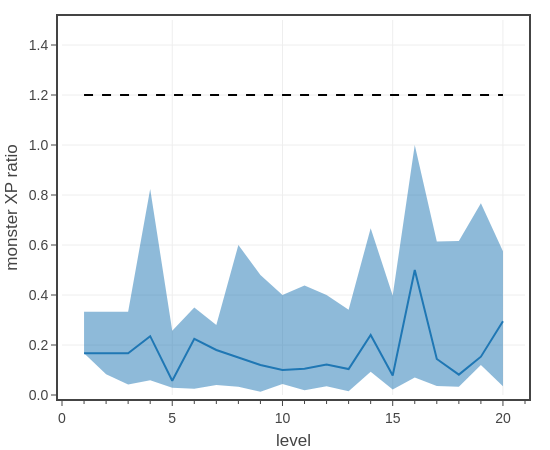

Notebook code for this chart:
### Code cell
# Fig. 2: Plots a histogram of monsters per encounter
import plotly.graph_objects as go
from plotly.subplots import make_subplots

levels = list(range(1,21))

fig = go.Figure()

yMed = []
yHigh = []
yLow  = []
difficulties = ['Easy','Medium','Hard','Deadly','Very Deadly']
for level in levels:
    #dft = dfe[dfe['party_level'].eq(level) & dfe['2014 XP_ratio'].ge(0.30)]
    dft = dfe[dfe['party_level'].eq(level) & dfe['2014 difficulty'].isin(difficulties)]
    monster_xp_values = []
    for x in dft['monsters_xp']:
        monster_xp_values.extend(x)

    yMed.append(np.median(monster_xp_values)/(0.5*player_character_xp_budget(level)))
    yHigh.append(np.quantile(monster_xp_values, 0.8)/(0.5*player_character_xp_budget(level)))
    yLow.append(np.quantile(monster_xp_values, 0.2)/(0.5*player_character_xp_budget(level)))

fig.add_trace(go.Scatter(
    x=levels,
    y=yLow,
    showlegend=False,
    mode='lines',
    line_width=0,
    line_color=COLOR_LIST[0],
    hoverinfo='skip',
))

fig.add_trace(go.Scatter(
    x=levels,
    y=yHigh,
    showlegend=False,
    mode='lines',
    line_width=0,
    fill='tonexty',
    line_color=COLOR_LIST[0],
    hoverinfo='skip',
))

fig.add_trace(go.Scatter(
    x=levels,
    y=yMed,
    showlegend=False,
    mode='lines',
    line_color=COLOR_LIST[0],
    #customdata=dfC.index,
    hovertemplate = ''
        + 'level %{x:.0f}<br>'
        + 'XP ratio %{y:.3f}'
        + '<extra></extra>'
))

fig.add_trace(go.Scatter(
    x=[1,20],
    y=[1.2,1.2],
    showlegend=False,
    mode='lines',
    line_dash='dash',
    line_color='black',
    hoverinfo='skip',
))


# set layout
fig.update_layout(
    template=tfb.FIG_TEMPLATE,
    xaxis=dict(title_text='level', range=[0,21], tickformat='.0f', dtick=5, minor_dtick=1),
    yaxis=dict(title_text='monster XP ratio', range=[0,1.5], tickformat='.1f'),
    width=550, 
    height=450,
)

fig.show(config=tfb.FIG_CONFIG)

# save figures
if SAVEFIGS:
    fig.update_layout(autosize=True, width=None, height=None)
    tfb.save_fig_html(fig, format='large', name=f'./fig-monster-xp-range-vs-level-large', selector={'name': 'none'})
    tfb.save_fig_html(fig, format='small', name=f'./fig-monster-xp-range-vs-level-small', selector={'name': 'none'})

### Figure 1 — Plotly figure (JSON) as saved in the notebook; plotly's stock layout.template omitted (floating-point values rounded to 4 significant figures)
{"data": [{"hoverinfo": "skip", "line": {"color": "#1f77b4", "width": 0}, "mode": "lines", "showlegend": false, "type": "scatter", "x": [1, 2, 3, 4, 5, 6, 7, 8, 9, 10, 11, 12, 13, 14, 15, 16, 17, 18, 19, 20], "y": [0.1667, 0.08333, 0.04167, 0.05882, 0.02857, 0.025, 0.04, 0.03333, 0.01333, 0.04444, 0.01905, 0.03478, 0.01481, 0.09333, 0.02222, 0.07, 0.036, 0.03333, 0.12, 0.035]}, {"fill": "tonexty", "hoverinfo": "skip", "line": {"color": "#1f77b4", "width": 0}, "mode": "lines", "showlegend": false, "type": "scatter", "x": [1, 2, 3, 4, 5, 6, 7, 8, 9, 10, 11, 12, 13, 14, 15, 16, 17, 18, 19, 20], "y": [0.3333, 0.3333, 0.3333, 0.8235, 0.2571, 0.35, 0.28, 0.6, 0.48, 0.4, 0.4381, 0.4, 0.3407, 0.6667, 0.3978, 1, 0.6144, 0.6163, 0.7667, 0.575]}, {"hovertemplate": "level %{x:.0f}<br>XP ratio %{y:.3f}<extra></extra>", "line": {"color": "#1f77b4"}, "mode": "lines", "showlegend": false, "type": "scatter", "x": [1, 2, 3, 4, 5, 6, 7, 8, 9, 10, 11, 12, 13, 14, 15, 16, 17, 18, 19, 20], "y": [0.1667, 0.1667, 0.1667, 0.2353, 0.05714, 0.225, 0.18, 0.15, 0.12, 0.1, 0.1048, 0.1217, 0.1037, 0.24, 0.07778, 0.5, 0.144, 0.08148, 0.1533, 0.295]}, {"hoverinfo": "skip", "line": {"color": "black", "dash": "dash"}, "mode": "lines", "showlegend": false, "type": "scatter", "x": [1, 20], "y": [1.2, 1.2]}], "layout": {"height": 450, "width": 550, "xaxis": {"dtick": 5, "minor": {"dtick": 1}, "range": [0, 21], "tickformat": ".0f", "title": {"text": "level"}}, "yaxis": {"range": [0, 1.5], "tickformat": ".1f", "title": {"text": "monster XP ratio"}}}}
